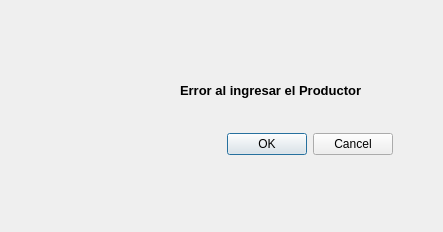
<?xml version="1.0" encoding="UTF-8"?>
<ui version="4.0">
 <class>Dialog</class>
 <widget class="QDialog" name="Dialog">
  <property name="geometry">
   <rect>
    <x>0</x>
    <y>0</y>
    <width>443</width>
    <height>232</height>
   </rect>
  </property>
  <property name="windowTitle">
   <string>Ventana2</string>
  </property>
  <widget class="QLabel" name="label">
   <property name="geometry">
    <rect>
     <x>40</x>
     <y>50</y>
     <width>131</width>
     <height>131</height>
    </rect>
   </property>
   <property name="text">
    <string/>
   </property>
   <property name="pixmap">
    <pixmap resource="recursos.qrc">:/imagenes/imagenes/peligro.png</pixmap>
   </property>
   <property name="scaledContents">
    <bool>true</bool>
   </property>
  </widget>
  <widget class="QLabel" name="mensaje_error">
   <property name="geometry">
    <rect>
     <x>180</x>
     <y>60</y>
     <width>251</width>
     <height>61</height>
    </rect>
   </property>
   <property name="font">
    <font>
     <pointsize>10</pointsize>
     <weight>75</weight>
     <bold>true</bold>
    </font>
   </property>
   <property name="text">
    <string>Error al ingresar el Productor</string>
   </property>
   <property name="scaledContents">
    <bool>true</bool>
   </property>
  </widget>
  <widget class="QDialogButtonBox" name="buttonBoxError">
   <property name="geometry">
    <rect>
     <x>200</x>
     <y>130</y>
     <width>193</width>
     <height>28</height>
    </rect>
   </property>
   <property name="standardButtons">
    <set>QDialogButtonBox::Cancel|QDialogButtonBox::Ok</set>
   </property>
  </widget>
 </widget>
 <resources>
  <include location="recursos.qrc"/>
 </resources>
 <connections/>
</ui>
